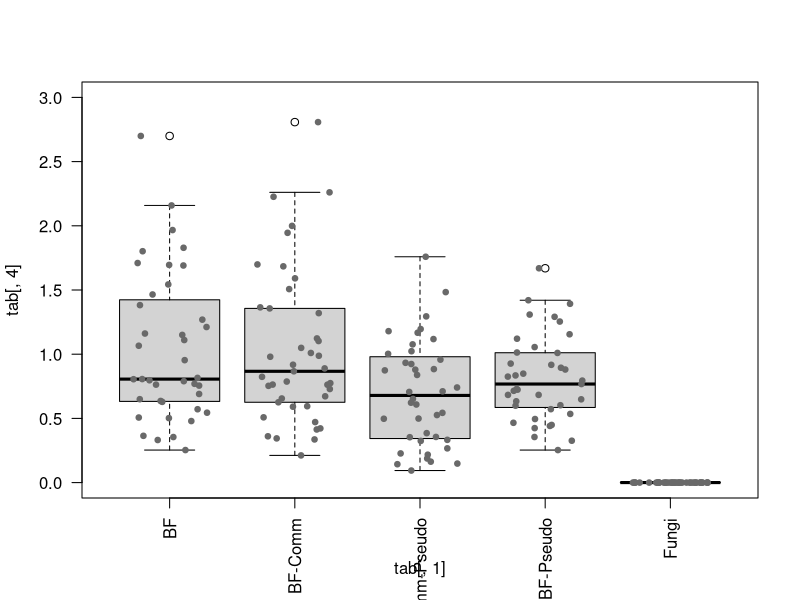

Write R code to recreate this figure.
tab=read.table("../data/Figure5B_inputdata.txt",header=T)

boxplot(tab[,4]~tab[,1],las=2,ylim=c(0,3))

nam_sort=unique(sort(as.factor(tab[,1])))

for(i in 1:nrow(tab)){

	pos_x=match(tab[i,1],nam_sort)	
	rand_add=runif(1,-0.3,0.3)
	points(pos_x+rand_add,tab[i,4],col="dimgrey",pch=19,cex=0.75)
}
